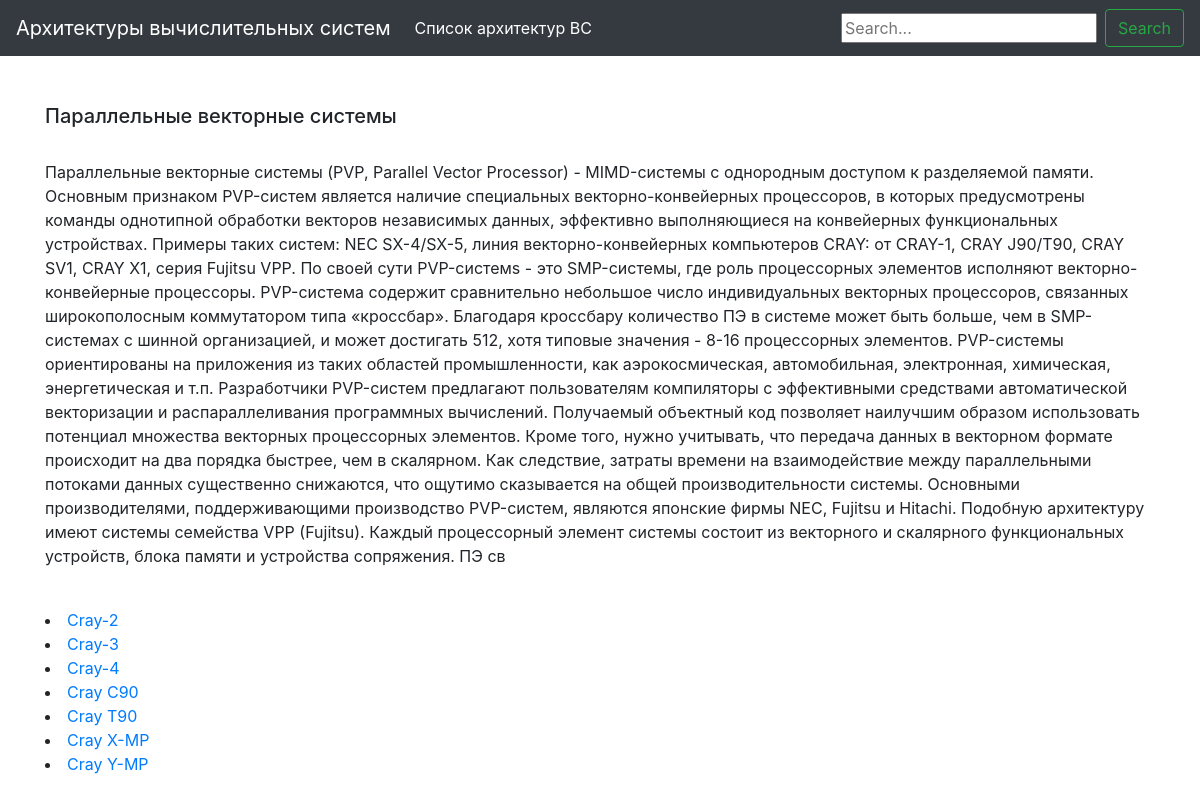
/architecture-types/5/, run on the app's committed database.
### distributed_systems/apps/architecture_types/models.py (models this page shows)
class ArchitectureType(models.Model):
    title = models.CharField(max_length=200)
    description = models.TextField(blank=True, default='')
    parent_type = models.ForeignKey('ArchitectureType',
                                    blank=True, null=True,
                                    on_delete=models.CASCADE)

### distributed_systems/apps/architectures/models.py (models this page shows)
class Architecture(models.Model):
    title = models.CharField(max_length=200)
    description = models.TextField(blank=True, default='')
    architecture_type = models.ForeignKey(ArchitectureType,
                                          blank=True, null=True,
                                          on_delete=models.CASCADE)

### distributed_systems/apps/architecture_types/views.py (the view)
# urls.py: url(r'^(?P<architecture_type_id>[0-9]+)/$', views.detail, name='detail'),
def detail(request, architecture_type_id):
    sub_types = ArchitectureType.objects.filter(parent_type=architecture_type_id)
    architectures = Architecture.objects.filter(architecture_type=architecture_type_id)
    parent_type = ArchitectureType.objects.get(id=architecture_type_id)
    template = loader.get_template('architecture_types/index.html')
    context = {
        'architecture_types': sub_types,
        'architectures': architectures,
        'parent_type': parent_type,
    }
    return HttpResponse(template.render(context))

### templates/architecture_types/index.html (shortened to what this page needs)
{% extends "base.html" %}
{% block content %}
    <h5>
        {{ parent_type.title }}
    </h5>
    <br>
    <p>
        {{ parent_type.description }}
    </p>
    <br>
    {% for architecture in architectures %}
        <li><a href="/architectures/{{ architecture.id }}/">{{ architecture.title }}</a></li>
    {% endfor %}
{% endblock %}

### data on the page
ArchitectureType: title "Параллельные векторные системы", description "Параллельные векторные системы (PVP, Parallel Vector Processor) - MIMD-системы с однородным доступом к разделяемой памяти. Основным признаком PVP-систем является наличие специальных векторно-конвейерных процессоров, в которых предусмотрены команды однотипной обработки векторов независимых данных, эффективно выполняющиеся на конвейерных функциональных устройствах. Примеры таких систем: NEC SX-4/SX-5, линия векторно-конвейерных компьютеров CRAY: от CRAY-1, CRAY J90/T90, CRAY SV1, CRAY X1, серия Fujitsu VPP. По своей сути PVP-системs - это SMP-системы, где роль процессорных элементов исполняют векторно-конвейерные процессоры. PVP-система содержит сравнительно небольшое число индивидуальных…"
Architecture: title "Cray-2"
Architecture: title "Cray-3"
Architecture: title "Cray-4"
Architecture: title "Cray C90"
Architecture: title "Cray T90"
Architecture: title "Cray X-MP"
Architecture: title "Cray Y-MP"
